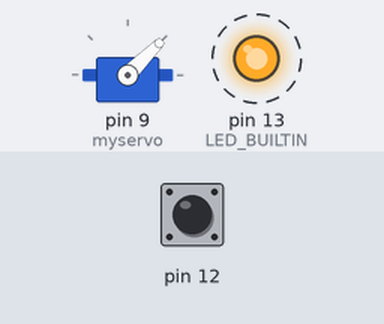
Bench run of a sketch on a simulated Arduino Uno, built with avr-gcc and run on an emulated ATmega328P. Parts: servo, output pins drawn as LEDs (lit = HIGH). Dashed ring = blinking. Inputs (shaded band) come from the test bench; at power-on: pin 12 HIGH. The local clock reads 2024-03-15 10:24:30 at power-on unless the sketch sets it.

Above: at 0.05 s.
Timing chart, 0 to 3.5 s (numbered marks = the images above):
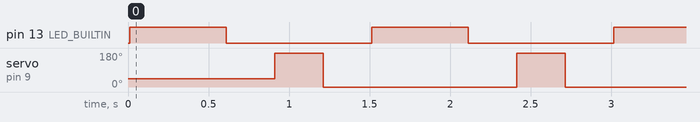

Measured:
- by itself, pin 13 (LED_BUILTIN): alternates HIGH for 0.60 s and LOW for 0.90 s
- by itself, servo on pin 9 (myservo): alternates 180° for 0.30 s and 0° for 1.2 s

The sketch:

PROJETO_ARDUINO_CEE.ino
```cpp
#include <DS1302.h>
#include <Servo.h>
Time t;
Servo myservo;
int Hour;
int Min;
int Sec;
DS1302 rtc(2, 3, 4);

void setup()
{
pinMode(LED_BUILTIN, 13);
pinMode(12, INPUT_PULLUP);
myservo.attach(9);
myservo.write(45);
rtc.halt(false);
rtc.writeProtect(false);
Serial.begin(9200);
rtc.setDOW(SUNDAY);
rtc.setTime(8, 00, 00);
rtc.setDate(6, 14, 2020); //
}

void loop()
{
t = rtc.getTime();
Hour = t.hour;
Min = t.min;
Sec = t.sec;

if ((Hour==8 && Min==00 && Sec==5)||(Hour==8 && Min==0 && Sec==20)) {
digitalWrite(LED_BUILTIN, HIGH);
delay (1000);
digitalWrite(LED_BUILTIN, LOW);
delay (300);
myservo.write(180);
delay (500);
myservo.write(-180);
delay (400);
myservo.write(180);
delay (500);
myservo.write(-180);
delay (400);}
if (digitalRead(12) == HIGH){
digitalWrite(LED_BUILTIN, HIGH);
delay (600);
digitalWrite(LED_BUILTIN, LOW);
delay (300);
myservo.write(180);
delay (300);
myservo.write(-180);
delay (300);}
}
```
